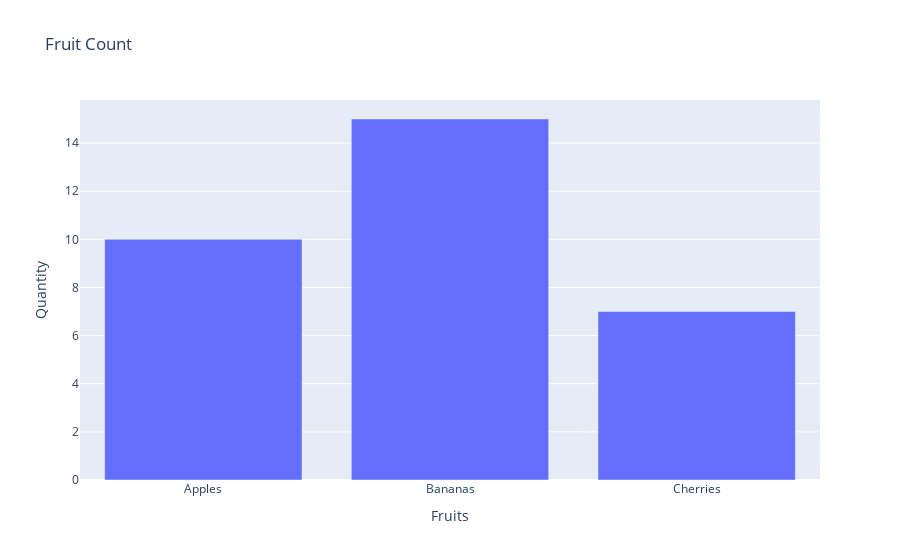

Write notebook code for a chart like this one.
### Code cell
# Question 5:Generate a bar plot using Plotly.

# Code: 

import plotly.express as px

data = {'Fruits': ['Apples', 'Bananas', 'Cherries'], 'Quantity': [10, 15, 7]}
df = pd.DataFrame(data)

fig = px.bar(df, x='Fruits', y='Quantity', title='Fruit Count')
fig.show()

### Figure 1 — Plotly figure (JSON) as saved in the notebook; plotly's stock layout.template omitted (floating-point values rounded to 4 significant figures)
{"data": [{"hovertemplate": "Fruits=%{x}<br>Quantity=%{y}<extra></extra>", "legendgroup": "", "marker": {"color": "#636efa", "pattern": {"shape": ""}}, "name": "", "orientation": "v", "showlegend": false, "textposition": "auto", "type": "bar", "x": ["Apples", "Bananas", "Cherries"], "xaxis": "x", "y": [10, 15, 7], "yaxis": "y"}], "layout": {"barmode": "relative", "legend": {"tracegroupgap": 0}, "title": {"text": "Fruit Count"}, "xaxis": {"anchor": "y", "domain": [0, 1], "title": {"text": "Fruits"}}, "yaxis": {"anchor": "x", "domain": [0, 1], "title": {"text": "Quantity"}}}}
